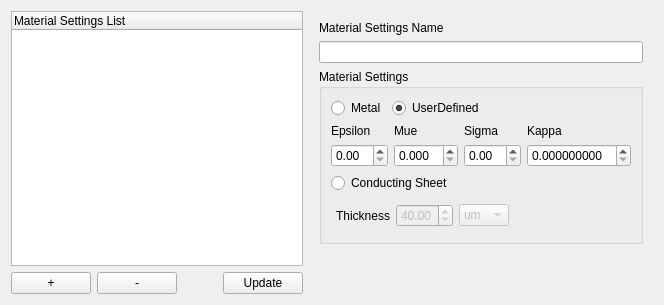
         <widget class="QWidget" name="materialSettingsTab">
          <attribute name="title">
           <string>Material Settings</string>
          </attribute>
          <layout class="QHBoxLayout" name="horizontalLayout_11">
           <item>
            <layout class="QVBoxLayout" name="verticalLayout_9">
             <property name="leftMargin">
              <number>0</number>
             </property>
             <property name="topMargin">
              <number>0</number>
             </property>
             <property name="rightMargin">
              <number>0</number>
             </property>
             <property name="bottomMargin">
              <number>0</number>
             </property>
             <item>
              <widget class="QTreeWidget" name="materialSettingsTreeView">
               <column>
                <property name="text">
                 <string notr="true">Material Settings List</string>
                </property>
               </column>
              </widget>
             </item>
             <item>
              <layout class="QHBoxLayout" name="horizontalLayout_12">
               <property name="leftMargin">
                <number>0</number>
               </property>
               <property name="topMargin">
                <number>0</number>
               </property>
               <property name="rightMargin">
                <number>0</number>
               </property>
               <property name="bottomMargin">
                <number>0</number>
               </property>
               <item>
                <widget class="QPushButton" name="materialSettingsAddButton">
                 <property name="text">
                  <string>+</string>
                 </property>
                </widget>
               </item>
               <item>
                <widget class="QPushButton" name="materialSettingsRemoveButton">
                 <property name="text">
                  <string>-</string>
                 </property>
                </widget>
               </item>
               <item>
                <spacer name="horizontalSpacer_6">
                 <property name="orientation">
                  <enum>Qt::Horizontal</enum>
                 </property>
                 <property name="sizeHint" stdset="0">
                  <size>
                   <width>40</width>
                   <height>20</height>
                  </size>
                 </property>
                </spacer>
               </item>
               <item>
                <widget class="QPushButton" name="materialSettingsUpdateButton">
                 <property name="text">
                  <string>Update</string>
                 </property>
                </widget>
               </item>
              </layout>
             </item>
            </layout>
           </item>
           <item>
            <layout class="QVBoxLayout" name="verticalLayout_10">
             <property name="leftMargin">
              <number>10</number>
             </property>
             <property name="topMargin">
              <number>10</number>
             </property>
             <property name="rightMargin">
              <number>10</number>
             </property>
             <property name="bottomMargin">
              <number>10</number>
             </property>
             <item>
              <widget class="QLabel" name="label_17">
               <property name="text">
                <string>Material Settings Name</string>
               </property>
              </widget>
             </item>
             <item>
              <widget class="QLineEdit" name="materialSettingsNameInput"/>
             </item>
             <item>
              <widget class="QGroupBox" name="groupBox_2">
               <property name="title">
                <string>Material Settings</string>
               </property>
               <layout class="QVBoxLayout" name="verticalLayout_11">
                <item>
                 <layout class="QHBoxLayout" name="horizontalLayout_13">
                  <property name="leftMargin">
                   <number>0</number>
                  </property>
                  <property name="topMargin">
                   <number>0</number>
                  </property>
                  <property name="rightMargin">
                   <number>0</number>
                  </property>
                  <property name="bottomMargin">
                   <number>0</number>
                  </property>
                  <item>
                   <widget class="QRadioButton" name="materialMetalRadioButton">
                    <property name="text">
                     <string>Metal</string>
                    </property>
                   </widget>
                  </item>
                  <item>
                   <widget class="QRadioButton" name="materialUserDefinedRadioButton">
                    <property name="text">
                     <string>UserDefined</string>
                    </property>
                    <property name="checked">
                     <bool>true</bool>
                    </property>
                   </widget>
                  </item>
                  <item>
                   <spacer name="horizontalSpacer_7">
                    <property name="orientation">
                     <enum>Qt::Horizontal</enum>
                    </property>
                    <property name="sizeHint" stdset="0">
                     <size>
                      <width>40</width>
                      <height>20</height>
                     </size>
                    </property>
                   </spacer>
                  </item>
                 </layout>
                </item>
                <item>
                 <layout class="QGridLayout" name="gridLayout_2">
                  <property name="leftMargin">
                   <number>0</number>
                  </property>
                  <property name="topMargin">
                   <number>0</number>
                  </property>
                  <property name="rightMargin">
                   <number>0</number>
                  </property>
                  <property name="bottomMargin">
                   <number>0</number>
                  </property>
                  <item row="0" column="1">
                   <widget class="QLabel" name="label_7">
                    <property name="text">
                     <string>Epsilon</string>
                    </property>
                   </widget>
                  </item>
                  <item row="0" column="3">
                   <widget class="QLabel" name="label_8">
                    <property name="text">
                     <string>Mue</string>
                    </property>
                   </widget>
                  </item>
                  <item row="0" column="4">
                   <widget class="QLabel" name="label_10">
                    <property name="text">
                     <string>Sigma</string>
                    </property>
                   </widget>
                  </item>
                  <item row="2" column="1">
                   <widget class="QDoubleSpinBox" name="materialEpsilonNumberInput"/>
                  </item>
                  <item row="0" column="5">
                   <widget class="QLabel" name="label_9">
                    <property name="text">
                     <string>Kappa</string>
                    </property>
                   </widget>
                  </item>
                  <item row="2" column="4">
                   <widget class="QDoubleSpinBox" name="materialSigmaNumberInput"/>
                  </item>
                  <item row="2" column="3">
                   <widget class="QDoubleSpinBox" name="materialMueNumberInput">
                    <property name="decimals">
                     <number>3</number>
                    </property>
                   </widget>
                  </item>
                  <item row="2" column="5">
                   <widget class="QDoubleSpinBox" name="materialKappaNumberInput">
                    <property name="decimals">
                     <number>9</number>
                    </property>
                   </widget>
                  </item>
                 </layout>
                </item>
                <item>
                 <layout class="QHBoxLayout" name="horizontalLayout_5">
                  <property name="leftMargin">
                   <number>0</number>
                  </property>
                  <property name="topMargin">
                   <number>0</number>
                  </property>
                  <property name="rightMargin">
                   <number>0</number>
                  </property>
                  <property name="bottomMargin">
                   <number>0</number>
                  </property>
                  <item>
                   <widget class="QRadioButton" name="materialConductingSheetRadioButton">
                    <property name="text">
                     <string>Conducting Sheet</string>
                    </property>
                    <property name="checked">
                     <bool>false</bool>
                    </property>
                   </widget>
                  </item>
                  <item>
                   <spacer name="horizontalSpacer_11">
                    <property name="orientation">
                     <enum>Qt::Horizontal</enum>
                    </property>
                    <property name="sizeHint" stdset="0">
                     <size>
                      <width>40</width>
                      <height>20</height>
                     </size>
                    </property>
                   </spacer>
                  </item>
                 </layout>
                </item>
                <item>
                 <layout class="QHBoxLayout" name="horizontalLayout_25">
                  <property name="leftMargin">
                   <number>5</number>
                  </property>
                  <property name="topMargin">
                   <number>5</number>
                  </property>
                  <property name="rightMargin">
                   <number>5</number>
                  </property>
                  <property name="bottomMargin">
                   <number>5</number>
                  </property>
                  <item>
                   <widget class="QLabel" name="label_28">
                    <property name="text">
                     <string>Thickness</string>
                    </property>
                   </widget>
                  </item>
                  <item>
                   <widget class="QDoubleSpinBox" name="materialConductingSheetThickness">
                    <property name="enabled">
                     <bool>false</bool>
                    </property>
                    <property name="singleStep">
                     <double>0.100000000000000</double>
                    </property>
                    <property name="value">
                     <double>40.000000000000000</double>
                    </property>
                   </widget>
                  </item>
                  <item>
                   <widget class="QComboBox" name="materialConductingSheetUnits">
                    <property name="enabled">
                     <bool>false</bool>
                    </property>
                    <property name="currentIndex">
                     <number>3</number>
                    </property>
                    <item>
                     <property name="text">
                      <string>m</string>
                     </property>
                    </item>
                    <item>
                     <property name="text">
                      <string>cm</string>
                     </property>
                    </item>
                    <item>
                     <property name="text">
                      <string>mm</string>
                     </property>
                    </item>
                    <item>
                     <property name="text">
                      <string>um</string>
                     </property>
                    </item>
                    <item>
                     <property name="text">
                      <string>nm</string>
                     </property>
                    </item>
                    <item>
                     <property name="text">
                      <string>pm</string>
                     </property>
                    </item>
                   </widget>
                  </item>
                  <item>
                   <spacer name="horizontalSpacer_18">
                    <property name="orientation">
                     <enum>Qt::Horizontal</enum>
                    </property>
                    <property name="sizeHint" stdset="0">
                     <size>
                      <width>40</width>
                      <height>20</height>
                     </size>
                    </property>
                   </spacer>
                  </item>
                 </layout>
                </item>
               </layout>
              </widget>
             </item>
             <item>
              <spacer name="verticalSpacer_4">
               <property name="orientation">
                <enum>Qt::Vertical</enum>
               </property>
               <property name="sizeHint" stdset="0">
                <size>
                 <width>20</width>
                 <height>40</height>
                </size>
               </property>
              </spacer>
             </item>
            </layout>
           </item>
          </layout>
         </widget>
